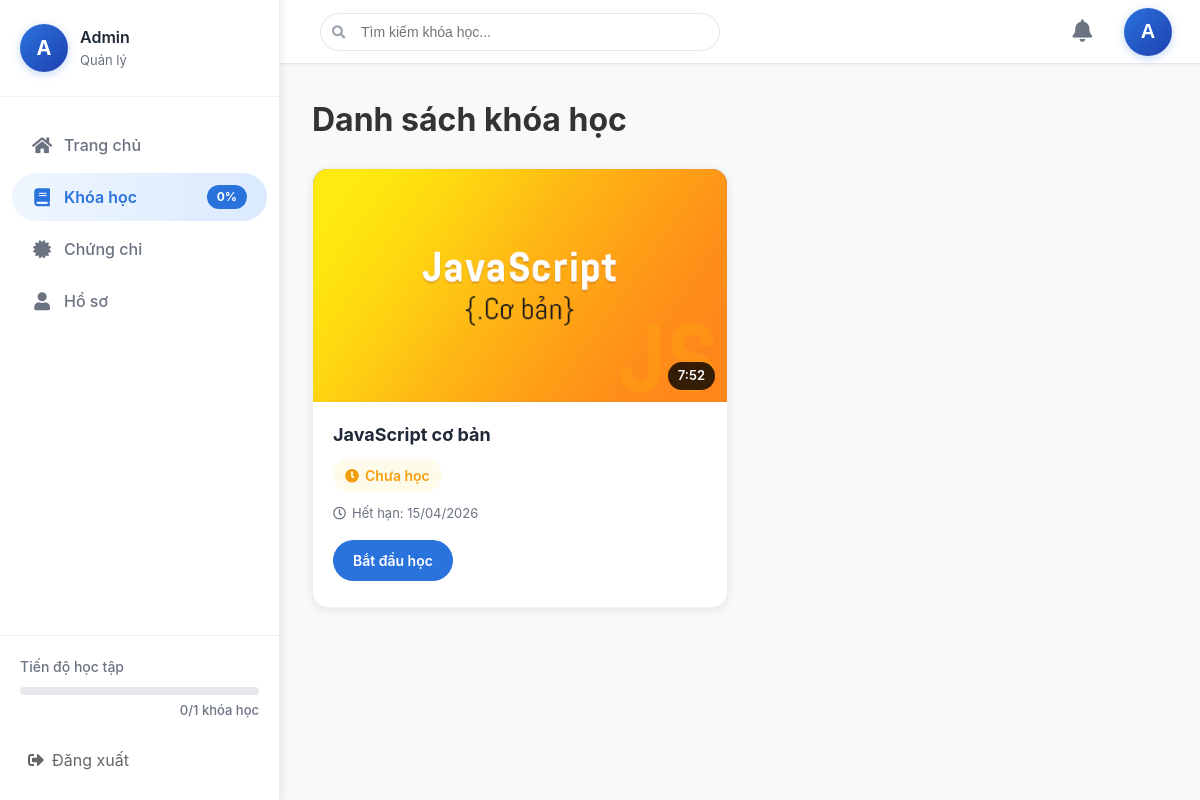
The app's page /subjects (signed in) with its own data.
### tables this page shows
CREATE TABLE IF NOT EXISTS tblTrain_Employee (
    ID INT AUTO_INCREMENT PRIMARY KEY,
    FirstName VARCHAR(100) NOT NULL,
    LastName VARCHAR(100) NOT NULL,
    Email VARCHAR(255) NOT NULL UNIQUE,
    PasswordHash VARCHAR(255) NOT NULL COMMENT 'Use bcrypt/argon2; do NOT use MD5/SHA1',
    PositionID INT NULL,
    `Role` VARCHAR(50) NOT NULL DEFAULT 'user' COMMENT 'admin|staff|user etc',
    Status TINYINT DEFAULT 1,
    LastLoginAt DATETIME DEFAULT NULL,
    LastLoginIP VARCHAR(45),
    CreatedAt DATETIME DEFAULT CURRENT_TIMESTAMP,
    DeletedAt DATETIME DEFAULT NULL,
    INDEX idx_email (Email),
    INDEX idx_role (`Role`),
    CONSTRAINT fk_employee_position FOREIGN KEY (PositionID) REFERENCES tblTrain_Position(ID) ON DELETE SET NULL
);

CREATE TABLE IF NOT EXISTS tblTrain_Subject (
    ID INT AUTO_INCREMENT PRIMARY KEY,
    Title VARCHAR(255) NOT NULL,
    Description TEXT,
    VideoURL VARCHAR(500),
    Duration INT DEFAULT 0 COMMENT 'seconds',
    FileURL VARCHAR(500),
    KnowledgeGroupID INT NULL,
    MinWatchPercent FLOAT DEFAULT 90,
    MaxSkipSeconds INT DEFAULT 5,
    AllowRewatch TINYINT DEFAULT 1,
    RequiredScore FLOAT DEFAULT 70 COMMENT 'Percentage score required to pass (70 = 70%)',
    MinCorrectAnswers INT DEFAULT 0 COMMENT 'Minimum correct answers required to pass (0 = disabled, use RequiredScore instead)',
    ExamTimeLimit INT DEFAULT 30 COMMENT 'Exam time limit in minutes',
    Status TINYINT DEFAULT 1,
    CreatedAt DATETIME DEFAULT CURRENT_TIMESTAMP,
    DeletedAt DATETIME DEFAULT NULL,
    CONSTRAINT fk_subject_group FOREIGN KEY (KnowledgeGroupID) REFERENCES tblTrain_KnowledgeGroup(ID) ON DELETE SET NULL,
    INDEX idx_min_correct (MinCorrectAnswers)
);

### controllers/SubjectController.php (called while the page is built, shortened)
<?php
require_once __DIR__ . '/../core/Controller.php';
require_once __DIR__ . '/../models/EmployeeModel.php';
require_once __DIR__ . '/../models/SubjectModel.php';
class SubjectController extends Controller {
    private $employeeModel;
    private $subjectModel;
    public function __construct() {
        $this->employeeModel = new EmployeeModel();
        $this->subjectModel = new SubjectModel();
    }
    public function index() {
        $employeeId = $this->checkAuth();
        $employee = $this->employeeModel->findById($employeeId);
        $subjects = $this->subjectModel->getAssignedSubjectsByKnowledgeGroup($employeeId);
        $sidebarData = $this->getSidebarData($employeeId);
        $this->render('subject/list', [
            'employee' => $employee,
            'subjects' => $subjects,
            'sidebarData' => $sidebarData,
            'pageTitle' => 'Danh sách khóa học'
        ]);
    }
    private function getSidebarData($employeeId) {
        $progress = [
            'total_subjects' => 0,
            'completed_subjects' => 0,
            'total_certificates' => 0
        ];
        try {
            $stmt = $this->db->prepare("
                SELECT
                    COUNT(DISTINCT s.ID) as total_subjects,
                    SUM(CASE WHEN
                        EXISTS (
                            SELECT 1
                            FROM " . TBL_EXAM . " e
                            WHERE e.SubjectID = s.ID
                            AND e.EmployeeID = ?
                            AND e.Score >= s.RequiredScore
                            AND e.Passed = 1
                        )
                        THEN 1 ELSE 0
                    END) as completed_subjects,
                    (SELECT COUNT(*)
                     FROM " . TBL_CERTIFICATE . " c
                     WHERE c.EmployeeID = ?
                     AND c.Status = 1) as total_certificates
                FROM " . TBL_SUBJECT . " s
                INNER JOIN " . TBL_KNOWLEDGE_GROUP . " kg ON s.KnowledgeGroupID = kg.ID
                INNER JOIN " . TBL_ASSIGN . " a ON kg.ID = a.KnowledgeGroupID
                INNER JOIN " . TBL_POSITION . " p ON p.ID = a.PositionID
                WHERE p.ID = (
                    SELECT PositionID
                    FROM " . TBL_EMPLOYEE . "
                    WHERE ID = ?
                )
                AND s.Status = 1
                AND s.DeletedAt IS NULL
                AND kg.Status = 1
                AND a.Status = 1
                AND (a.AssignDate <= CURRENT_DATE)
                AND (a.ExpireDate IS NULL OR a.ExpireDate >= CURRENT_DATE)
            ");
            $stmt->execute([$employeeId, $employeeId, $employeeId]);
            $result = $stmt->fetch(PDO::FETCH_ASSOC);
            if ($result) {
                $progress = [
                    'total_subjects' => (int)($result['total_subjects'] ?? 0),
                    'completed_subjects' => (int)($result['completed_subjects'] ?? 0),
                    'total_certificates' => (int)($result['total_certificates'] ?? 0)
                ];
            }
        } catch (Exception $e) {
            error_log('Lỗi lấy dữ liệu thanh bên: ' . $e->getMessage());
        }
        try {
            $positionStmt = $this->db->prepare("
                SELECT p.PositionName
                FROM " . TBL_EMPLOYEE . " e
                LEFT JOIN " . TBL_POSITION . " p ON e.PositionID = p.ID
                WHERE e.ID = ?
            ");
            $positionStmt->execute([$employeeId]);
            $position = $positionStmt->fetch(PDO::FETCH_ASSOC);
        } catch (Exception $e) {
            error_log('Lỗi lấy vị trí: ' . $e->getMessage());
            $position = ['PositionName' => 'Nhân viên'];
        }
        return [
            'progress' => $progress,
            'position' => $position['PositionName'] ?? 'Nhân viên'
        ];
    }
}
?>

### core/Model.php (called while the page is built, shortened)
<?php
class Model {
    protected $db;
    public function __construct() {
        $this->db = $GLOBALS['db'];
    }
    protected function query($sql, $params = []) {
        $stmt = $this->db->prepare($sql);
        $stmt->execute($params);
        return $stmt->fetchAll(PDO::FETCH_ASSOC);
    }
}

### models/SubjectModel.php (called while the page is built, shortened)
<?php
require_once __DIR__ . '/../core/Model.php';
class SubjectModel extends Model {
    public function getAssignedSubjectsByKnowledgeGroup($employeeId) {
        $stmt = $this->db->prepare("
            SELECT s.ID,
                   s.Title,
                   s.Description,
                   s.VideoURL,
                   s.Duration,
                   s.FileURL,
                   s.KnowledgeGroupID,
                   s.MinWatchPercent,
                   s.RequiredScore,
                   s.ExamTimeLimit,
                   s.Status,
                   s.CreatedAt,
                   a.ExpireDate,
                   a.AssignDate,
                   a.IsRequired,
                   (SELECT COUNT(*) > 0
                    FROM " . TBL_EXAM . " e
                    WHERE e.SubjectID = s.ID
                    AND e.EmployeeID = ?
                    AND e.Passed = 1) as is_completed,
                   (SELECT COUNT(*) > 0
                    FROM " . TBL_CERTIFICATE . " cert
                    WHERE cert.SubjectID = s.ID
                    AND cert.EmployeeID = ?
                    AND cert.Status = 1) as has_certificate,
                   (SELECT MAX(e2.Score)
                    FROM " . TBL_EXAM . " e2
                    WHERE e2.SubjectID = s.ID
                    AND e2.EmployeeID = ?
                    AND e2.Status = 'completed') as BestScore
            FROM " . TBL_SUBJECT . " s
            INNER JOIN " . TBL_KNOWLEDGE_GROUP . " kg ON s.KnowledgeGroupID = kg.ID
            INNER JOIN " . TBL_ASSIGN . " a ON kg.ID = a.KnowledgeGroupID
            INNER JOIN " . TBL_EMPLOYEE . " emp ON emp.PositionID = a.PositionID
            WHERE emp.ID = ?
            AND s.Status = 1
            AND s.DeletedAt IS NULL
            AND kg.Status = 1
            AND a.Status = 1
            AND (a.ExpireDate IS NULL OR a.ExpireDate >= CURRENT_DATE)
            ORDER BY a.AssignDate DESC
        ");
        $stmt->execute([$employeeId, $employeeId, $employeeId, $employeeId]);
        return $stmt->fetchAll(PDO::FETCH_ASSOC);
    }
}
?>

### models/EmployeeModel.php (called while the page is built, shortened)
<?php
require_once __DIR__ . '/../core/Model.php';
class EmployeeModel extends Model {
    protected $table = 'tbltrain_employee';
    public function findById($id) {
        $sql = "SELECT * FROM {$this->table} WHERE ID = ? LIMIT 1";
        $result = $this->query($sql, [$id]);
        return $result ? $result[0] : null;
    }
}

### views/subject/list.php (the view, shortened to what this page needs)
<div class="subjects-list">
    <h1>Danh sách khóa học</h1>
    <?php if (empty($subjects)): ?>
     <p class="no-subjects">Bạn chưa được gán khóa học nào.</p>
     <?php else: ?>
         <div class="subjects-grid">
             <?php foreach ($subjects as $subject): ?>
                 <div class="subject-card">
                         <?php if (!empty($subject['VideoURL'])): ?>
                             <div class="subject-thumbnail">
                                 <img src="<?= htmlspecialchars(str_replace('.mp4', '.png', $subject['VideoURL'])) ?>" alt="<?= htmlspecialchars($subject['Name']) ?>">
                                 <span class="duration"><?= floor($subject['Duration'] / 60) ?>:<?= str_pad($subject['Duration'] % 60, 2, '0', STR_PAD_LEFT) ?></span>
                             </div>
                         <?php endif; ?>
                         <div class="subject-info">
                             <h3><?= htmlspecialchars($subject['Name']) ?></h3>
                             <?php if ($subject['has_certificate']): ?>
                                 <div class="status completed">
                                     <i class="fas fa-check-circle"></i> Đã hoàn thành
                                 </div>
                             <?php elseif ($subject['is_completed']): ?>
                                 <div class="status in-progress">
                                     <i class="fas fa-certificate"></i> Chờ nhận chứng chỉ
                                 </div>
                             <?php else: ?>
                                 <div class="status pending">
                                     <i class="fas fa-clock"></i> Chưa học
                                 </div>
                             <?php endif; ?>
                             <?php if (!empty($subject['ExpireDate'])): ?>
                                 <div class="expire-date">
                                     Hết hạn: <?= date('d/m/Y', strtotime($subject['ExpireDate'])) ?>
                                 </div>
                             <?php endif; ?>
                             <a href="<?= BASE_URL ?>/subject/<?= (int)$subject['ID'] ?>" class="btn-primary">
                                 <?php if ($subject['has_certificate']): ?>
                                     Xem lại
                                 <?php elseif ($subject['is_completed']): ?>
                                     Làm bài kiểm tra
                                 <?php else: ?>
                                     Bắt đầu học
                                 <?php endif; ?>
                             </a>
                         </div>
                 </div>
             <?php endforeach; ?>
         </div>
     <?php endif; ?>
</div>

### index.php (shortened to what this page needs)
<?php
$requestUri = parse_url($_SERVER['REQUEST_URI'], PHP_URL_PATH);
$baseDir = dirname($_SERVER['SCRIPT_NAME']);
if (strpos($requestUri, $baseDir) === 0) {
    $requestUri = substr($requestUri, strlen($baseDir));
}
$request = '/' . trim($requestUri, '/');
$request = preg_replace('#/+#', '/', $request);
$loginUrl = $baseDir . '/login';
$router = new Router();
try {
    $router->handle($request);
} catch (Exception $e) {
    error_log("Error handling request: " . $e->getMessage());
    error_log("Stack trace: " . $e->getTraceAsString());
    if (!isset($_SESSION['employee_id'])) {
        if ($request === '/login') {
            if (file_exists(BASE_PATH . '/views/login.php')) {
                require_once BASE_PATH . '/views/login.php';
            } else {
                header('Location: ' . $loginUrl);
            }
        } else {
            header('Location: ' . $loginUrl);
        }
        exit;
    }
    if (getenv('APP_ENV') === 'production') {
        require_once BASE_PATH . '/views/error/500.php';
    } else {
        echo '<pre>' . $e->getMessage() . "\n" . $e->getTraceAsString() . '</pre>';
    }
}
class Router {
    private $routes = [];
    public function __construct() {
        $routesFile = BASE_PATH . '/routes.php';
        $this->routes = require $routesFile;
    }
    public function handle($request) {
        $method = $_SERVER['REQUEST_METHOD'];
        foreach ($this->routes as $pattern => $handler) {
            $parts = explode(' ', $pattern, 2);
            list($methodPattern, $pathPattern) = $parts;
            if ($methodPattern !== $method) {
                continue;
            }
            $quotedPath = preg_quote($pathPattern, '#');
            $pathRegex = '#^' . preg_replace('#\\\\:([a-zA-Z0-9_]+)#', '(?P<$1>[^/]+)', $quotedPath) . '$#';
            if (preg_match($pathRegex, $request, $matches)) {
                $params = [];
                list($controller, $action) = explode('@', $handler);
                $instance = new $controller();
                call_user_func_array([$instance, $action], array_values($params));
                return;
            }
        }
    }
}

### views/layout/sidebar.php (shortened to what this page needs)
<aside class="sidebar">
    <?php
    $progress = $sidebarData['progress'] ?? ['total_subjects' => 0, 'completed_subjects' => 0, 'total_certificates' => 0];
    $position = $sidebarData['position'] ?? 'Nhân viên';
    $progressPercent = ($progress['total_subjects'] > 0)
        ? floor(($progress['completed_subjects'] / $progress['total_subjects']) * 100)
        : 0;
    ?>
    <div class="sidebar-header">
        <div class="user-info">
            <div class="avatar">
                <?= !empty($employee['FirstName']) ? strtoupper(substr($employee['FirstName'], 0, 1)) : '?' ?>
            </div>
            <div class="user-details">
                <div class="user-name"><?= htmlspecialchars($employee['FirstName'] ?? 'Unknown User') ?></div>
                <div class="user-position"><?= htmlspecialchars($position) ?></div>
            </div>
        </div>
    </div>
    <nav class="sidebar-nav">
        <a href="<?= BASE_URL ?>/dashboard" class="nav-item <?= $currentPage === 'dashboard' ? 'active' : '' ?>">
            <i class="fas fa-home"></i>
            <span>Trang chủ</span>
        </a>
        <a href="<?= BASE_URL ?>/subjects" class="nav-item <?= $currentPage === 'subjects' ? 'active' : '' ?>">
            <i class="fas fa-book"></i>
            <span>Khóa học</span>
            <?php if ($progress['total_subjects'] > 0): ?>
                <div class="progress-badge">
                    <?= $progressPercent ?>%
                </div>
            <?php endif; ?>
        </a>
        <a href="<?= BASE_URL ?>/certificates" class="nav-item <?= $currentPage === 'certificates' ? 'active' : '' ?>">
            <i class="fas fa-certificate"></i>
            <span>Chứng chỉ</span>
        </a>
        <a href="<?= BASE_URL ?>/profile" class="nav-item <?= $currentPage === 'profile' ? 'active' : '' ?>">
            <i class="fas fa-user"></i>
            <span>Hồ sơ</span>
        </a>
    </nav>
    <div class="sidebar-footer">
        <div class="progress-summary">
            <div class="progress-title">Tiến độ học tập</div>
            <div class="progress-bar">
            </div>
            <div class="progress-stats">
                <?= $progress['completed_subjects'] ?>/<?= $progress['total_subjects'] ?> khóa học
            </div>
        </div>
        <a href="<?= BASE_URL ?>/logout" class="logout-btn">
            <i class="fas fa-sign-out-alt"></i>
            <span>Đăng xuất</span>
        </a>
    </div>
</aside>

### records on screen
tbltrain_employee: FirstName "A", FirstName "Admin"
tbltrain_subject: floor($subject['Duration']/60) "7", Duration "52", Title "JavaScript cơ bản", ExpireDate "15/04/2026"

### other values on screen
$position "Quản lý"
$progressPercent "0"
$progress['completed_subjects'] "0"
$progress['total_subjects'] "1"
